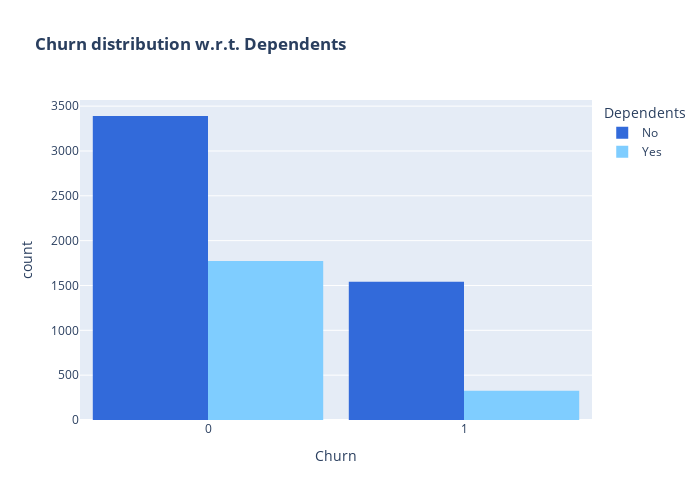

The notebook cell saved with this chart:
### Code cell
color_map = {"Yes": "#7fcdff", "No": "#326ada"}
fig = px.histogram(teleco, x="Churn", color="Dependents", barmode="group", title="<b>Churn distribution w.r.t. Dependents</b>", color_discrete_map=color_map)
fig.update_layout(width=700, height=500, bargap=0.1)
fig.show()

### Figure 1 — Plotly figure (JSON) as saved in the notebook; plotly's stock layout.template omitted (floating-point values rounded to 4 significant figures; data arrays with more than 128 entries replaced by an {"elided": "..."} marker saying what was removed)
{"data": [{"alignmentgroup": "True", "bingroup": "x", "hovertemplate": "Dependents=No<br>Churn=%{x}<br>count=%{y}<extra></extra>", "legendgroup": "No", "marker": {"color": "#326ada", "pattern": {"shape": ""}}, "name": "No", "offsetgroup": "No", "orientation": "v", "showlegend": true, "type": "histogram", "x": {"elided": "4933 int values"}, "xaxis": "x", "yaxis": "y"}, {"alignmentgroup": "True", "bingroup": "x", "hovertemplate": "Dependents=Yes<br>Churn=%{x}<br>count=%{y}<extra></extra>", "legendgroup": "Yes", "marker": {"color": "#7fcdff", "pattern": {"shape": ""}}, "name": "Yes", "offsetgroup": "Yes", "orientation": "v", "showlegend": true, "type": "histogram", "x": {"elided": "2099 int values"}, "xaxis": "x", "yaxis": "y"}], "layout": {"bargap": 0.1, "barmode": "group", "height": 500, "legend": {"title": {"text": "Dependents"}, "tracegroupgap": 0}, "title": {"text": "<b>Churn distribution w.r.t. Dependents</b>"}, "width": 700, "xaxis": {"anchor": "y", "domain": [0, 1], "title": {"text": "Churn"}}, "yaxis": {"anchor": "x", "domain": [0, 1], "title": {"text": "count"}}}}
